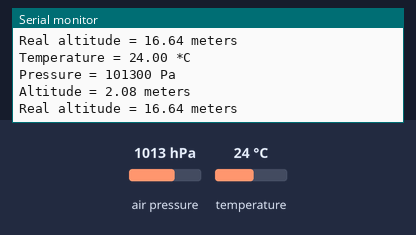
The sketch below on a simulated Arduino Uno, built with avr-gcc and run on an emulated ATmega328P. Parts: the last lines printed to the serial monitor. The inputs (shaded band) are chosen by the test bench; at power-on: air pressure 1013 hPa, temperature 24 °C.

Above: at 1.2 s.
1.3 s: air pressure set to 952 hPa
At 1.98 s:
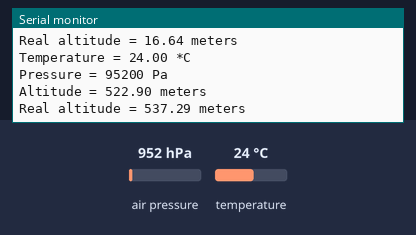
2.8 s: air pressure set to 1000 hPa
At 3.6 s:
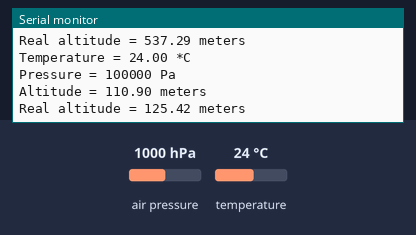
5.9 s: temperature set to 12 °C
Timing chart, 0 to 8.9 s (numbered marks = the images above; inputs shaded):
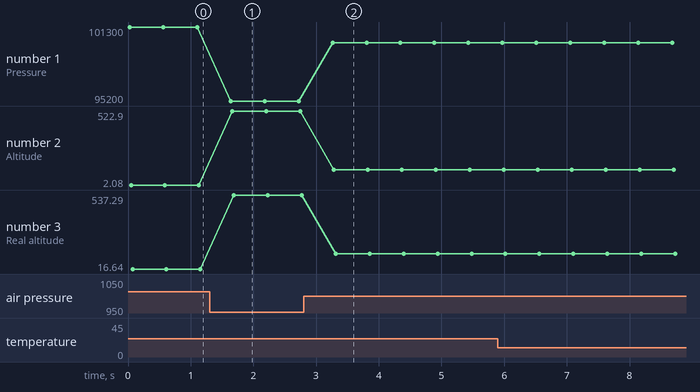

Measured:
- after the input at 1.3 s, the serial monitor: prints a new line after 0.34 s (image 1)
- after the input at 2.8 s, the serial monitor: prints a new line after 0.46 s (image 2)
- plotted number 1: 101300 → 95200 after the input at 1.3 s, 95200 → 100000 after the input at 2.8 s
- plotted number 2: 2.08 → 522.9 after the input at 1.3 s, 522.9 → 110.9 after the input at 2.8 s
- plotted number 3: 16.64 → 537.29 after the input at 1.3 s, 537.29 → 125.42 after the input at 2.8 s

The sketch:

Cam_bien_ap_suat_bm180.ino
```cpp
#include <Wire.h>
#include <Adafruit_BMP085.h>

Adafruit_BMP085 bmp;

void setup() {
  Serial.begin(9600);
  if (!bmp.begin()) {
  Serial.println("Could not find a valid BMP085 sensor, check wiring!");
  while (1) {}
  }
}

void loop() {
    Serial.print("Temperature = ");
    Serial.print(bmp.readTemperature());
    Serial.println(" *C");

    Serial.print("Pressure = ");
    Serial.print(bmp.readPressure());
    Serial.println(" Pa");

    // Calculate altitude assuming 'standard' barometric
    // pressure of 1013.25 millibar = 101325 Pascal
    Serial.print("Altitude = ");
    Serial.print(bmp.readAltitude());
    Serial.println(" meters");

  // that is equal to 101500 Pascals.
    Serial.print("Real altitude = ");
    Serial.print(bmp.readAltitude(101500));
    Serial.println(" meters");

    Serial.println();
    delay(500);
}
```
